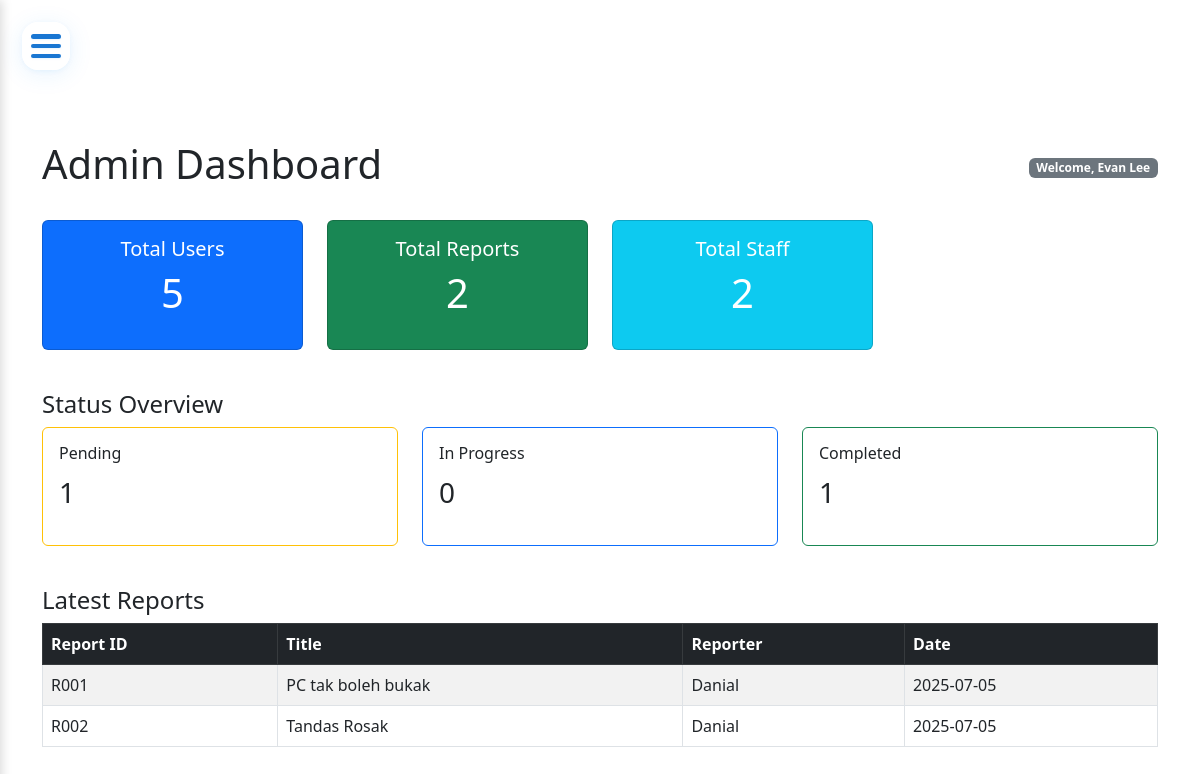
The app's page /Staff/admin_dashboard.php (signed in) with its own data.
### tables this page shows
CREATE TABLE `report` (
  `Report_ID` varchar(4) NOT NULL,
  `title` varchar(255) NOT NULL,
  `description` text DEFAULT NULL,
  `location` varchar(255) DEFAULT NULL,
  `report_date` date NOT NULL,
  `User_ID` int(11) DEFAULT NULL,
  `Category_ID` varchar(4) DEFAULT NULL,
  `Urgency_ID` varchar(4) DEFAULT NULL
);

CREATE TABLE `users` (
  `User_ID` int(4) NOT NULL,
  `name` varchar(255) DEFAULT NULL,
  `email` varchar(255) DEFAULT NULL,
  `role` enum('Admin','Staff','Manager','Technician','customer') NOT NULL,
  `password` varchar(255) DEFAULT NULL,
  `profile_picture` varchar(255) DEFAULT NULL
);

### Staff/admin_dashboard.php (the view, shortened to what this page needs)
<?php
require_once "config/database.php";
include "includes/header.php";
$total_users = $conn->query("SELECT COUNT(*) AS total FROM USERS")->fetch_assoc()['total'];
$total_reports = $conn->query("SELECT COUNT(*) AS total FROM REPORT")->fetch_assoc()['total'];
$total_staff = $conn->query("SELECT COUNT(*) AS total FROM USERS WHERE LOWER(role) = 'staff'")->fetch_assoc()['total'];
$status_counts = $conn->query("
    SELECT
      SUM(CASE WHEN sl.status = 'Pending' THEN 1 ELSE 0 END) AS pending,
      SUM(CASE WHEN sl.status = 'In Progress' THEN 1 ELSE 0 END) AS in_progress,
      SUM(CASE WHEN sl.status = 'Completed' THEN 1 ELSE 0 END) AS completed
    FROM STATUS_LOG sl
    WHERE sl.Status_ID IN (
      SELECT MAX(Status_ID) FROM STATUS_LOG GROUP BY Report_ID
    )
")->fetch_assoc();
$recent_reports = $conn->query("
  SELECT r.Report_ID, r.Title, u.name AS reporter, r.report_date
  FROM REPORT r
  JOIN USERS u ON r.User_ID = u.User_ID
  ORDER BY r.report_date DESC
  LIMIT 10
");
?>
<!DOCTYPE html>
<html lang="en">
<head>
  <link href="https://cdn.jsdelivr.net/npm/bootstrap@5.3.0/dist/css/bootstrap.min.css" rel="stylesheet">
</head>
<body>
<div class="container">
  <div class="d-flex justify-content-between align-items-center mb-4">
    <h1>Admin Dashboard</h1>
    <span class="badge bg-secondary">Welcome, <?= htmlspecialchars($_SESSION['name']) ?></span>
  </div>
  <div class="row card-stats mb-4">
    <div class="col-md-3 mb-3">
      <div class="card bg-primary text-white">
        <div class="card-body">
          <h5>Total Users</h5>
          <p class="display-6"><?= $total_users ?></p>
        </div>
      </div>
    </div>
    <div class="col-md-3 mb-3">
      <div class="card bg-success text-white">
        <div class="card-body">
          <h5>Total Reports</h5>
          <p class="display-6"><?= $total_reports ?></p>
        </div>
      </div>
    </div>
    <div class="col-md-3 mb-3">
      <div class="card bg-info text-white">
        <div class="card-body">
          <h5>Total Staff</h5>
          <p class="display-6"><?= $total_staff ?></p>
        </div>
      </div>
    </div>
  </div>
  <h4>Status Overview</h4>
  <div class="row mb-4">
    <div class="col-md-4 mb-3">
      <div class="card border-warning">
        <div class="card-body">
          <h6>Pending</h6>
          <p class="fs-3"><?= $status_counts['pending'] ?></p>
        </div>
      </div>
    </div>
    <div class="col-md-4 mb-3">
      <div class="card border-primary">
        <div class="card-body">
          <h6>In Progress</h6>
          <p class="fs-3"><?= $status_counts['in_progress'] ?></p>
        </div>
      </div>
    </div>
    <div class="col-md-4 mb-3">
      <div class="card border-success">
        <div class="card-body">
          <h6>Completed</h6>
          <p class="fs-3"><?= $status_counts['completed'] ?></p>
        </div>
      </div>
    </div>
  </div>
  <h4>Latest Reports</h4>
  <table class="table table-bordered table-striped">
    <thead class="table-dark">
      <tr>
        <th>Report ID</th>
        <th>Title</th>
        <th>Reporter</th>
        <th>Date</th>
      </tr>
    </thead>
    <tbody>
      <?php while ($r = $recent_reports->fetch_assoc()): ?>
        <tr>
          <td><?= htmlspecialchars($r['Report_ID']) ?></td>
          <td><?= htmlspecialchars($r['Title']) ?></td>
          <td><?= htmlspecialchars($r['reporter']) ?></td>
          <td><?= htmlspecialchars($r['report_date']) ?></td>
        </tr>
      <?php endwhile; ?>
    </tbody>
  </table>
</div>
<?php include "includes/footer.php"; ?>
</body>
</html>

### Staff/includes/header.php (style rules this page uses)
:root { --primary-bg: #bbdefb; --sidebar-width: 250px; --sidebar-collapsed-width: 70px; --header-height: 60px; --transition-speed: 0.5s; --transition-curve: cubic-bezier(0.4, 0, 0.2, 1); --menu-item-height: 45px; }
body { min-height: 100vh; background: #f8f9fa; overflow-x: hidden; font-family: 'DM Sans', sans-serif; }

### Staff/admin_dashboard.php (style rules this page uses)
body { padding-top: 60px; }
.card-stats .card-body { padding: 1rem; text-align: center; }

### records on screen
report: Report_ID "R001", title "PC tak boleh bukak", User_ID.name "Danial", report_date "2025-07-05"
report: Report_ID "R002", title "Tandas Rosak", User_ID.name "Danial", report_date "2025-07-05"

### other values on screen
$_SESSION['name'] "Evan Lee"
$total_users "5"
$total_reports "2"
$total_staff "2"
$status_counts['pending'] "1"
$status_counts['in_progress'] "0"
$status_counts['completed'] "1"
